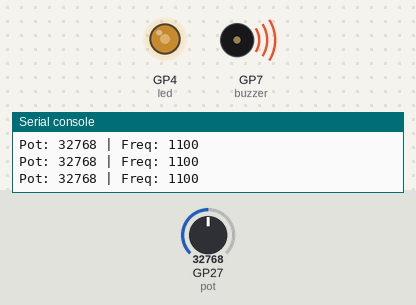
The program below on a simulated Raspberry Pi Pico running MicroPython. Parts: output pins drawn as LEDs (lit = HIGH), buzzer (waves = sounding), the last lines printed to the serial console. The inputs (shaded band) are chosen by the test bench; at power-on: GP27 (pot) = 32768 (analog values on the 0–65535 scale).

Above: at 1.2 s.
1.3 s: GP27 (pot) set to 45874
At 2.5 s:
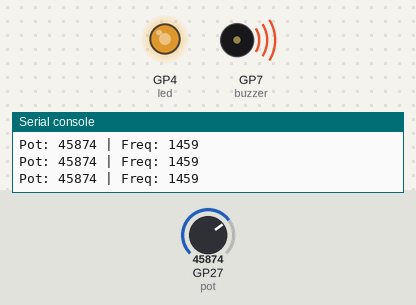
2.8 s: GP27 (pot) set to 57670
At 4.0 s:
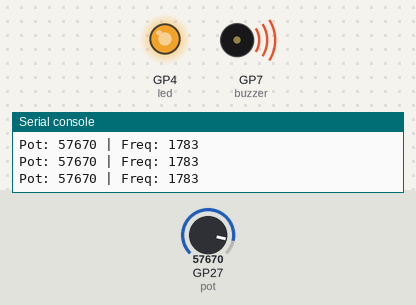
4.3 s: GP27 (pot) set to 7864
At 5.4 s:
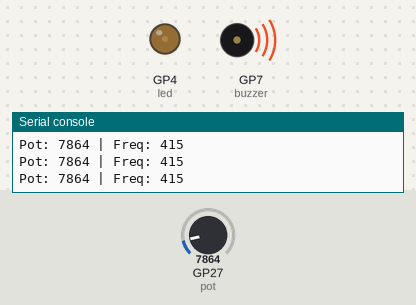
5.8 s: GP27 (pot) set to 0
At 6.7 s:
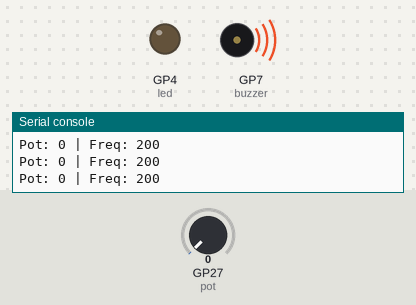
Timing chart, 0 to 8.3 s (numbered marks = the images above; inputs shaded):
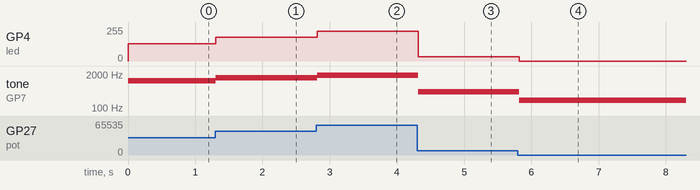

The program:

POT_LED_Buzzer_Demo.py
```python
''' Demo Code to test onboard Potentiometer, Buzzer and LED '''

from machine import Pin, ADC, PWM
import time

# Setup
'''
Potentiometer on ADC1 (GPIO27) - Pico RP2040,
Change GPIO pin for ESP32 micro S3, S2, C3 and C6
For Reference ADC pins checkout pinout details =>
https://github.com/sbcshop/MicroFlex_MCU_Software/tree/main#pinout-and-interfacing-details
'''
pot = ADC(Pin(27))  		# ADC1 - GP27 for Pico, ADC1_CH0 - GP1 for ESP32 S3 Micro similarly change for others
buzzer = PWM(Pin(7))        # Buzzer on GPIO7
buzzer.duty_u16(32768)      # Set buzzer to 50% duty cycle

led = PWM(Pin(4))           # LED on GPIO4
led.freq(1000)              # LED PWM frequency

while True:
    value = pot.read_u16()  # Read potentiometer (0 - 65535)

    # Control buzzer frequency from 200Hz to 2000Hz
    freq = int((value / 65535) * 1800) + 200
    buzzer.freq(freq)

    # Control LED brightness (0 - 65535)
    led.duty_u16(value)

    print("Pot:", value, "| Freq:", freq)
    time.sleep(0.1)
```

Measured:
- after the input at 1.3 s, GP4 (led): 128/255 → 178/255 at once; tone on GP7 (buzzer): 1100 Hz → 1459 Hz at once
- after the input at 2.8 s, GP4 (led): 178/255 → 224/255 at once; tone on GP7 (buzzer): 1459 Hz → 1783 Hz at once
- after the input at 4.3 s, GP4 (led): 224/255 → 31/255 at once; tone on GP7 (buzzer): 1783 Hz → 415 Hz at once
- after the input at 5.8 s, GP4 (led): 31/255 → 0/255 at once; tone on GP7 (buzzer): 415 Hz → 200 Hz at once
